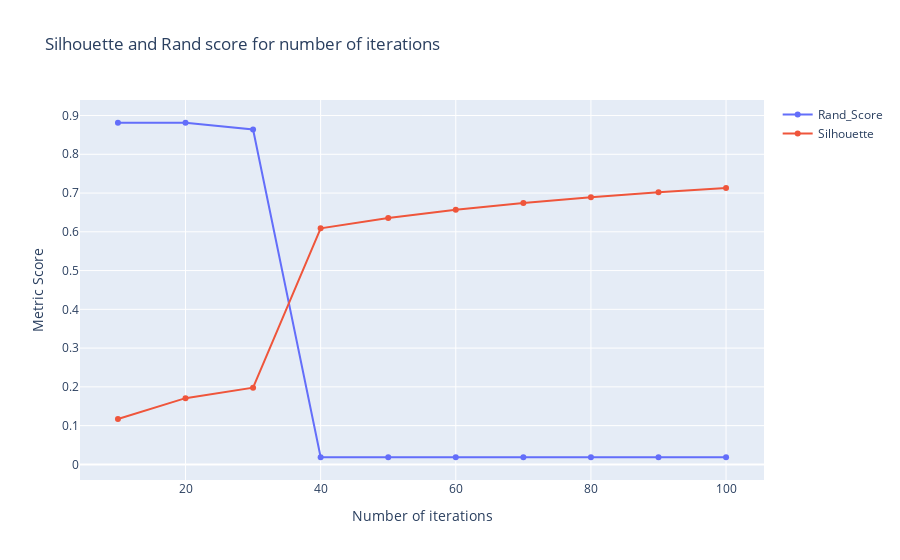

The cell this chart's notebook holds for it:
### Markdown cell above
## Analysis for standard fit approach

### Code cell
rand_scores = list()
sil_scores = list()
for num_iter in np.arange(10, 110, 10):
    snf.fit(num_iter=num_iter)
    y_pred = SpectralClustering(n_clusters=3, affinity='precomputed').fit(snf.p_mirna).labels_
    mean_rand = (adjusted_rand_score(y_rna, y_pred) + adjusted_rand_score(y_illumina, y_pred) + adjusted_rand_score(y_mirna, y_pred))/3
    mean_sil = (silhouette_score(snf.p_illumina, y_pred) + silhouette_score(snf.p_mirna, y_pred) + silhouette_score(snf.p_rna, y_pred))/3
    rand_scores.append(mean_rand)
    sil_scores.append(mean_sil)

steps = np.arange(10, 110, 10)
fig = go.Figure()
fig.add_trace(go.Scatter(x=steps, y=rand_scores, name='Rand_Score'))
fig.add_trace(go.Scatter(x=steps, y=sil_scores, name='Silhouette'))
fig.update_layout(title="Silhouette and Rand score for number of iterations",
                 xaxis_title="Number of iterations",
                 yaxis_title="Metric Score"
                 )
fig.show()

### Figure 1 — Plotly figure (JSON) as saved in the notebook; plotly's stock layout.template omitted (floating-point values rounded to 4 significant figures)
{"data": [{"name": "Rand_Score", "type": "scatter", "x": [10, 20, 30, 40, 50, 60, 70, 80, 90, 100], "y": [0.8814, 0.8814, 0.8638, 0.01842, 0.01842, 0.01842, 0.01842, 0.01842, 0.01842, 0.01842]}, {"name": "Silhouette", "type": "scatter", "x": [10, 20, 30, 40, 50, 60, 70, 80, 90, 100], "y": [0.1171, 0.1709, 0.1979, 0.609, 0.6359, 0.6571, 0.6745, 0.6892, 0.7018, 0.7129]}], "layout": {"title": {"text": "Silhouette and Rand score for number of iterations"}, "xaxis": {"title": {"text": "Number of iterations"}}, "yaxis": {"title": {"text": "Metric Score"}}}}
